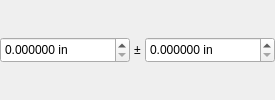
              <widget class="QFrame" name="dim_shared_width">
               <property name="frameShape">
                <enum>QFrame::Shape::NoFrame</enum>
               </property>
               <layout class="QHBoxLayout" name="hbox_shared_width">
                <property name="spacing">
                 <number>4</number>
                </property>
                <property name="leftMargin">
                 <number>0</number>
                </property>
                <property name="topMargin">
                 <number>0</number>
                </property>
                <property name="rightMargin">
                 <number>0</number>
                </property>
                <property name="bottomMargin">
                 <number>0</number>
                </property>
                <item>
                 <widget class="AdaptiveSpinBox" name="spin_shared_width_nom">
                  <property name="minimumSize">
                   <size>
                    <width>130</width>
                    <height>26</height>
                   </size>
                  </property>
                  <property name="maximumSize">
                   <size>
                    <width>130</width>
                    <height>16777215</height>
                   </size>
                  </property>
                  <property name="keyboardTracking">
                   <bool>false</bool>
                  </property>
                  <property name="suffix">
                   <string> in</string>
                  </property>
                  <property name="decimals">
                   <number>6</number>
                  </property>
                  <property name="minimum">
                   <double>0.000000000000000</double>
                  </property>
                  <property name="maximum">
                   <double>10000.000000000000000</double>
                  </property>
                  <property name="singleStep">
                   <double>0.001000000000000</double>
                  </property>
                  <property name="value">
                   <double>0.000000000000000</double>
                  </property>
                 </widget>
                </item>
                <item>
                 <widget class="QLabel" name="plusminus_shared_width">
                  <property name="text">
                   <string>±</string>
                  </property>
                  <property name="alignment">
                   <set>Qt::AlignmentFlag::AlignCenter</set>
                  </property>
                 </widget>
                </item>
                <item>
                 <widget class="AdaptiveSpinBox" name="spin_shared_width_tol">
                  <property name="minimumSize">
                   <size>
                    <width>130</width>
                    <height>26</height>
                   </size>
                  </property>
                  <property name="maximumSize">
                   <size>
                    <width>130</width>
                    <height>16777215</height>
                   </size>
                  </property>
                  <property name="keyboardTracking">
                   <bool>false</bool>
                  </property>
                  <property name="suffix">
                   <string> in</string>
                  </property>
                  <property name="decimals">
                   <number>6</number>
                  </property>
                  <property name="maximum">
                   <double>10000.000000000000000</double>
                  </property>
                  <property name="singleStep">
                   <double>0.001000000000000</double>
                  </property>
                  <property name="value">
                   <double>0.000000000000000</double>
                  </property>
                 </widget>
                </item>
               </layout>
              </widget>
